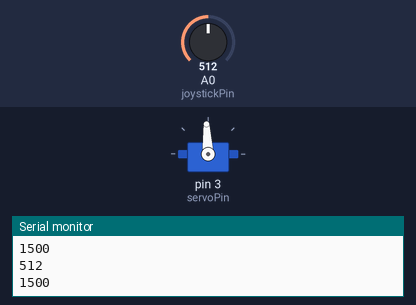
A sketch run on a simulated Arduino Uno, built with avr-gcc and run on an emulated ATmega328P. Parts: servo, the last lines printed to the serial monitor. The test bench sets the inputs (shaded band); at power-on: A0 (joystickPin) = 512.

Above: at 8.2 s.
8.3 s: A0 (joystickPin) set to 716
At 9.4 s:
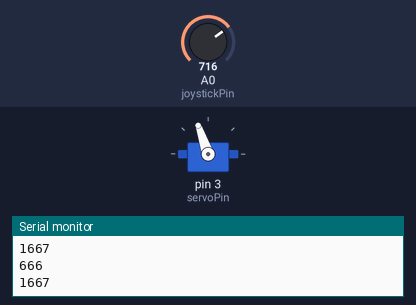
9.8 s: A0 (joystickPin) set to 900
At 10.5 s:
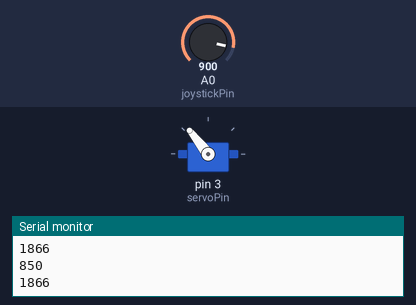
11.3 s: A0 (joystickPin) set to 1023
At 12.5 s:
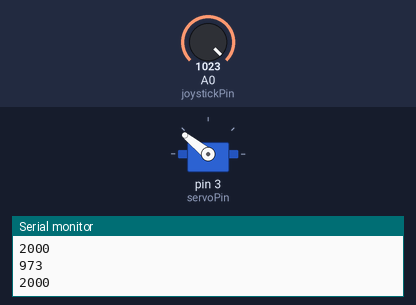
12.8 s: A0 (joystickPin) set to 306
At 13.9 s:
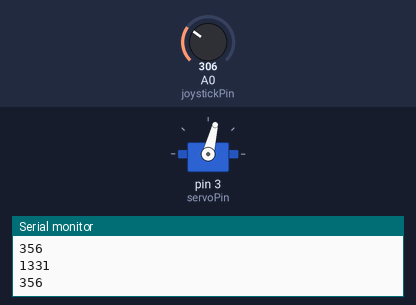
14.3 s: A0 (joystickPin) set to 122
At 14.9 s:
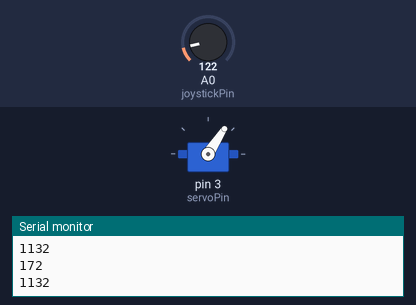
15.8 s: A0 (joystickPin) set to 472
At 16.5 s:
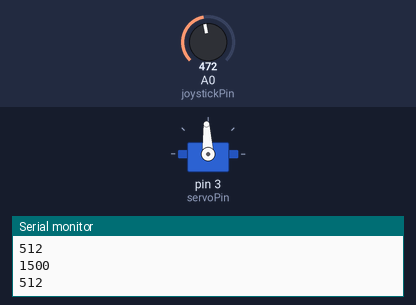
Timing chart, 0 to 18.3 s (numbered marks = the images above; inputs shaded):
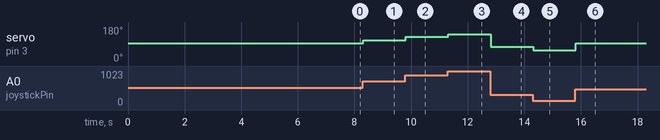

The sketch:

esc_Calibration.ino
```cpp
#include <Servo.h>

#define servoPin 3
#define joystickPin A0
Servo servo;

void setup(){
    servo.attach(servoPin);
    servo.writeMicroseconds(1500);
    pinMode(joystickPin, INPUT);

    delay(7000);
    Serial.begin(9600);
}

void loop(){
    int input = analogRead(joystickPin);
    if(input < 462){
        input = input + 50;
    }
    else if(input > 562){
        input = input - 50;
    }
    else{
        input = 512;
    }

    int pwmVal = map(input, 50, 973, 1000, 2000);
    Serial.println(input);
    Serial.println(pwmVal);
    servo.writeMicroseconds(pwmVal);
}
```

Measured:
- after the input at 8.3 s, servo on pin 3 (servoPin): 93° → 109° at once
- after the input at 9.8 s, servo on pin 3 (servoPin): 109° → 128° at once
- after the input at 11.3 s, servo on pin 3 (servoPin): 128° → 141° at once
- after the input at 12.8 s, servo on pin 3 (servoPin): 141° → 76° at once
- after the input at 14.3 s, servo on pin 3 (servoPin): 76° → 57° at once
- after the input at 15.8 s, servo on pin 3 (servoPin): 57° → 93° at once
